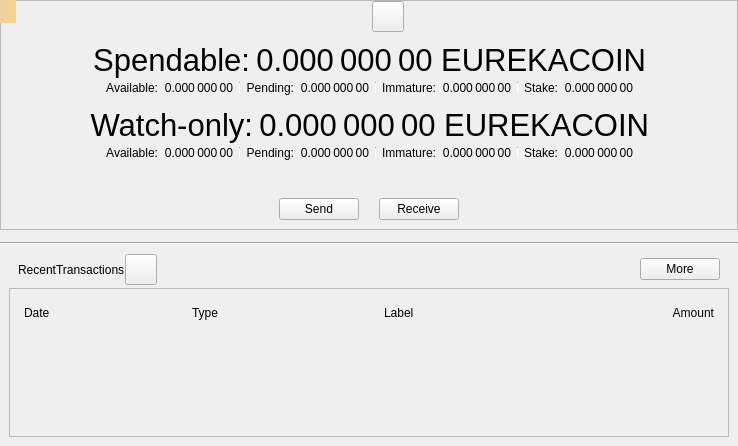
<?xml version="1.0" encoding="UTF-8"?>
<ui version="4.0">
 <class>OverviewPage</class>
 <widget class="QWidget" name="OverviewPage">
  <property name="geometry">
   <rect>
    <x>0</x>
    <y>0</y>
    <width>738</width>
    <height>446</height>
   </rect>
  </property>
  <property name="windowTitle">
   <string>Form</string>
  </property>
  <layout class="QVBoxLayout" name="verticalLayout_6">
   <property name="spacing">
    <number>0</number>
   </property>
   <property name="leftMargin">
    <number>0</number>
   </property>
   <property name="topMargin">
    <number>0</number>
   </property>
   <property name="rightMargin">
    <number>0</number>
   </property>
   <property name="bottomMargin">
    <number>0</number>
   </property>
   <item>
    <widget class="QFrame" name="frameBalances">
     <property name="frameShape">
      <enum>QFrame::StyledPanel</enum>
     </property>
     <property name="frameShadow">
      <enum>QFrame::Raised</enum>
     </property>
     <layout class="QVBoxLayout" name="verticalLayout_5">
      <property name="spacing">
       <number>0</number>
      </property>
      <property name="leftMargin">
       <number>0</number>
      </property>
      <property name="topMargin">
       <number>0</number>
      </property>
      <property name="rightMargin">
       <number>0</number>
      </property>
      <property name="bottomMargin">
       <number>0</number>
      </property>
      <item>
       <widget class="QWidget" name="widgetStatus" native="true">
        <layout class="QHBoxLayout" name="horizontalLayout_16">
         <property name="leftMargin">
          <number>0</number>
         </property>
         <property name="topMargin">
          <number>0</number>
         </property>
         <property name="rightMargin">
          <number>0</number>
         </property>
         <property name="bottomMargin">
          <number>0</number>
         </property>
         <item>
          <spacer name="horizontalSpacer_6">
           <property name="orientation">
            <enum>Qt::Horizontal</enum>
           </property>
           <property name="sizeHint" stdset="0">
            <size>
             <width>0</width>
             <height>20</height>
            </size>
           </property>
          </spacer>
         </item>
         <item>
          <widget class="QLabel" name="labelLogo">
           <property name="sizePolicy">
            <sizepolicy hsizetype="Fixed" vsizetype="Fixed">
             <horstretch>0</horstretch>
             <verstretch>0</verstretch>
            </sizepolicy>
           </property>
           <property name="minimumSize">
            <size>
             <width>32</width>
             <height>32</height>
            </size>
           </property>
          </widget>
         </item>
         <item>
          <widget class="QToolButton" name="labelWalletStatus">
           <property name="enabled">
            <bool>true</bool>
           </property>
           <property name="toolTip">
            <string>The displayed information may be out of date. Your wallet automatically synchronizes with the Eurekacoin network after a connection is established, but this process has not completed yet.</string>
           </property>
           <property name="text">
            <string/>
           </property>
           <property name="icon">
            <iconset>
             <normaloff>:/icons/warning</normaloff>
             <disabledoff>:/icons/warning</disabledoff>:/icons/warning</iconset>
           </property>
           <property name="iconSize">
            <size>
             <width>24</width>
             <height>24</height>
            </size>
           </property>
           <property name="flat" stdset="0">
            <bool>false</bool>
           </property>
          </widget>
         </item>
         <item>
          <spacer name="horizontalSpacer_5">
           <property name="orientation">
            <enum>Qt::Horizontal</enum>
           </property>
           <property name="sizeHint" stdset="0">
            <size>
             <width>0</width>
             <height>20</height>
            </size>
           </property>
          </spacer>
         </item>
        </layout>
       </widget>
      </item>
      <item>
       <widget class="QWidget" name="widgetWallet" native="true">
        <layout class="QVBoxLayout" name="verticalLayout_2">
         <property name="spacing">
          <number>0</number>
         </property>
         <item>
          <widget class="QWidget" name="widgetTotal" native="true">
           <layout class="QHBoxLayout" name="horizontalLayout">
            <property name="leftMargin">
             <number>0</number>
            </property>
            <property name="topMargin">
             <number>0</number>
            </property>
            <property name="rightMargin">
             <number>0</number>
            </property>
            <property name="bottomMargin">
             <number>0</number>
            </property>
            <item>
             <spacer name="horizontalSpacer_7">
              <property name="orientation">
               <enum>Qt::Horizontal</enum>
              </property>
              <property name="sizeHint" stdset="0">
               <size>
                <width>0</width>
                <height>20</height>
               </size>
              </property>
             </spacer>
            </item>
            <item>
             <widget class="QLabel" name="labelSpendable">
              <property name="font">
               <font>
                <pointsize>23</pointsize>
               </font>
              </property>
              <property name="text">
               <string>Spendable:</string>
              </property>
              <property name="alignment">
               <set>Qt::AlignRight|Qt::AlignTrailing|Qt::AlignVCenter</set>
              </property>
             </widget>
            </item>
            <item>
             <widget class="QLabel" name="labelTotal">
              <property name="font">
               <font>
                <pointsize>23</pointsize>
               </font>
              </property>
              <property name="cursor">
               <cursorShape>IBeamCursor</cursorShape>
              </property>
              <property name="toolTip">
               <string>Your current total balance</string>
              </property>
              <property name="text">
               <string notr="true">0.000 000 00 EUREKACOIN</string>
              </property>
              <property name="alignment">
               <set>Qt::AlignRight|Qt::AlignTrailing|Qt::AlignVCenter</set>
              </property>
              <property name="textInteractionFlags">
               <set>Qt::LinksAccessibleByMouse|Qt::TextSelectableByMouse</set>
              </property>
             </widget>
            </item>
            <item>
             <spacer name="horizontalSpacer_8">
              <property name="orientation">
               <enum>Qt::Horizontal</enum>
              </property>
              <property name="sizeHint" stdset="0">
               <size>
                <width>0</width>
                <height>20</height>
               </size>
              </property>
             </spacer>
            </item>
           </layout>
          </widget>
         </item>
         <item>
          <layout class="QHBoxLayout" name="horizontalLayout_13">
           <property name="leftMargin">
            <number>0</number>
           </property>
           <property name="topMargin">
            <number>0</number>
           </property>
           <property name="rightMargin">
            <number>0</number>
           </property>
           <property name="bottomMargin">
            <number>0</number>
           </property>
           <item>
            <spacer name="horizontalSpacer_9">
             <property name="orientation">
              <enum>Qt::Horizontal</enum>
             </property>
             <property name="sizeHint" stdset="0">
              <size>
               <width>40</width>
               <height>20</height>
              </size>
             </property>
            </spacer>
           </item>
           <item>
            <widget class="QWidget" name="widgetBalance" native="true">
             <layout class="QHBoxLayout" name="horizontalLayout_2">
              <property name="leftMargin">
               <number>0</number>
              </property>
              <property name="topMargin">
               <number>0</number>
              </property>
              <property name="rightMargin">
               <number>0</number>
              </property>
              <property name="bottomMargin">
               <number>0</number>
              </property>
              <item>
               <widget class="QLabel" name="labelBalanceText">
                <property name="text">
                 <string>Available:</string>
                </property>
                <property name="alignment">
                 <set>Qt::AlignRight|Qt::AlignTrailing|Qt::AlignVCenter</set>
                </property>
               </widget>
              </item>
              <item>
               <widget class="QLabel" name="labelBalance">
                <property name="cursor">
                 <cursorShape>IBeamCursor</cursorShape>
                </property>
                <property name="toolTip">
                 <string>Your current spendable balance</string>
                </property>
                <property name="text">
                 <string notr="true">0.000 000 00</string>
                </property>
                <property name="alignment">
                 <set>Qt::AlignRight|Qt::AlignTrailing|Qt::AlignVCenter</set>
                </property>
                <property name="textInteractionFlags">
                 <set>Qt::LinksAccessibleByMouse|Qt::TextSelectableByMouse</set>
                </property>
               </widget>
              </item>
             </layout>
            </widget>
           </item>
           <item>
            <widget class="QWidget" name="widgetPending" native="true">
             <layout class="QHBoxLayout" name="horizontalLayout_3">
              <property name="leftMargin">
               <number>6</number>
              </property>
              <property name="topMargin">
               <number>0</number>
              </property>
              <property name="rightMargin">
               <number>0</number>
              </property>
              <property name="bottomMargin">
               <number>0</number>
              </property>
              <item>
               <widget class="Line" name="vLine">
                <property name="maximumSize">
                 <size>
                  <width>1</width>
                  <height>12</height>
                 </size>
                </property>
                <property name="orientation">
                 <enum>Qt::Vertical</enum>
                </property>
               </widget>
              </item>
              <item>
               <widget class="QLabel" name="labelPendingText">
                <property name="text">
                 <string>Pending:</string>
                </property>
                <property name="alignment">
                 <set>Qt::AlignRight|Qt::AlignTrailing|Qt::AlignVCenter</set>
                </property>
               </widget>
              </item>
              <item>
               <widget class="QLabel" name="labelUnconfirmed">
                <property name="cursor">
                 <cursorShape>IBeamCursor</cursorShape>
                </property>
                <property name="toolTip">
                 <string>Total of transactions that have yet to be confirmed, and do not yet count toward the spendable balance</string>
                </property>
                <property name="text">
                 <string notr="true">0.000 000 00</string>
                </property>
                <property name="alignment">
                 <set>Qt::AlignRight|Qt::AlignTrailing|Qt::AlignVCenter</set>
                </property>
                <property name="textInteractionFlags">
                 <set>Qt::LinksAccessibleByMouse|Qt::TextSelectableByMouse</set>
                </property>
               </widget>
              </item>
             </layout>
            </widget>
           </item>
           <item>
            <widget class="QWidget" name="widgetImmature" native="true">
             <layout class="QHBoxLayout" name="horizontalLayout_4">
              <property name="leftMargin">
               <number>6</number>
              </property>
              <property name="topMargin">
               <number>0</number>
              </property>
              <property name="rightMargin">
               <number>0</number>
              </property>
              <property name="bottomMargin">
               <number>0</number>
              </property>
              <item>
               <widget class="Line" name="vLine_2">
                <property name="maximumSize">
                 <size>
                  <width>1</width>
                  <height>12</height>
                 </size>
                </property>
                <property name="orientation">
                 <enum>Qt::Vertical</enum>
                </property>
               </widget>
              </item>
              <item>
               <widget class="QLabel" name="labelImmatureText">
                <property name="text">
                 <string>Immature:</string>
                </property>
                <property name="alignment">
                 <set>Qt::AlignRight|Qt::AlignTrailing|Qt::AlignVCenter</set>
                </property>
               </widget>
              </item>
              <item>
               <widget class="QLabel" name="labelImmature">
                <property name="cursor">
                 <cursorShape>IBeamCursor</cursorShape>
                </property>
                <property name="toolTip">
                 <string>Mined balance that has not yet matured</string>
                </property>
                <property name="text">
                 <string notr="true">0.000 000 00</string>
                </property>
                <property name="alignment">
                 <set>Qt::AlignRight|Qt::AlignTrailing|Qt::AlignVCenter</set>
                </property>
                <property name="textInteractionFlags">
                 <set>Qt::LinksAccessibleByMouse|Qt::TextSelectableByMouse</set>
                </property>
               </widget>
              </item>
             </layout>
            </widget>
           </item>
           <item>
            <widget class="QWidget" name="widgetStake" native="true">
             <layout class="QHBoxLayout" name="horizontalLayout_7">
              <property name="leftMargin">
               <number>6</number>
              </property>
              <property name="topMargin">
               <number>0</number>
              </property>
              <property name="rightMargin">
               <number>0</number>
              </property>
              <property name="bottomMargin">
               <number>0</number>
              </property>
              <item>
               <widget class="Line" name="vLine_3">
                <property name="maximumSize">
                 <size>
                  <width>1</width>
                  <height>12</height>
                 </size>
                </property>
                <property name="orientation">
                 <enum>Qt::Vertical</enum>
                </property>
               </widget>
              </item>
              <item>
               <widget class="QLabel" name="labelStakeText">
                <property name="text">
                 <string>Stake:</string>
                </property>
                <property name="alignment">
                 <set>Qt::AlignRight|Qt::AlignTrailing|Qt::AlignVCenter</set>
                </property>
               </widget>
              </item>
              <item>
               <widget class="QLabel" name="labelStake">
                <property name="text">
                 <string>0.000 000 00</string>
                </property>
                <property name="alignment">
                 <set>Qt::AlignRight|Qt::AlignTrailing|Qt::AlignVCenter</set>
                </property>
                <property name="textInteractionFlags">
                 <set>Qt::LinksAccessibleByMouse|Qt::TextSelectableByMouse</set>
                </property>
               </widget>
              </item>
             </layout>
            </widget>
           </item>
           <item>
            <spacer name="horizontalSpacer_10">
             <property name="orientation">
              <enum>Qt::Horizontal</enum>
             </property>
             <property name="sizeHint" stdset="0">
              <size>
               <width>40</width>
               <height>20</height>
              </size>
             </property>
            </spacer>
           </item>
          </layout>
         </item>
        </layout>
       </widget>
      </item>
      <item>
       <widget class="QWidget" name="widgetWatch" native="true">
        <layout class="QVBoxLayout" name="verticalLayout_4">
         <property name="spacing">
          <number>0</number>
         </property>
         <property name="topMargin">
          <number>0</number>
         </property>
         <property name="bottomMargin">
          <number>0</number>
         </property>
         <item>
          <widget class="QWidget" name="widgetWatchTotal" native="true">
           <layout class="QHBoxLayout" name="horizontalLayout_8">
            <property name="leftMargin">
             <number>0</number>
            </property>
            <property name="topMargin">
             <number>0</number>
            </property>
            <property name="rightMargin">
             <number>0</number>
            </property>
            <property name="bottomMargin">
             <number>0</number>
            </property>
            <item>
             <spacer name="horizontalSpacer_11">
              <property name="orientation">
               <enum>Qt::Horizontal</enum>
              </property>
              <property name="sizeHint" stdset="0">
               <size>
                <width>0</width>
                <height>20</height>
               </size>
              </property>
             </spacer>
            </item>
            <item>
             <widget class="QLabel" name="labelWatchonly">
              <property name="font">
               <font>
                <pointsize>23</pointsize>
               </font>
              </property>
              <property name="text">
               <string>Watch-only:</string>
              </property>
              <property name="alignment">
               <set>Qt::AlignRight|Qt::AlignTrailing|Qt::AlignVCenter</set>
              </property>
             </widget>
            </item>
            <item>
             <widget class="QLabel" name="labelWatchTotal">
              <property name="font">
               <font>
                <pointsize>23</pointsize>
               </font>
              </property>
              <property name="cursor">
               <cursorShape>IBeamCursor</cursorShape>
              </property>
              <property name="toolTip">
               <string>Current total balance in watch-only addresses</string>
              </property>
              <property name="text">
               <string notr="true">0.000 000 00 EUREKACOIN</string>
              </property>
              <property name="alignment">
               <set>Qt::AlignRight|Qt::AlignTrailing|Qt::AlignVCenter</set>
              </property>
              <property name="textInteractionFlags">
               <set>Qt::LinksAccessibleByMouse|Qt::TextSelectableByMouse</set>
              </property>
             </widget>
            </item>
            <item>
             <spacer name="horizontalSpacer_12">
              <property name="orientation">
               <enum>Qt::Horizontal</enum>
              </property>
              <property name="sizeHint" stdset="0">
               <size>
                <width>0</width>
                <height>20</height>
               </size>
              </property>
             </spacer>
            </item>
           </layout>
          </widget>
         </item>
         <item>
          <layout class="QHBoxLayout" name="horizontalLayout_14">
           <property name="leftMargin">
            <number>0</number>
           </property>
           <property name="rightMargin">
            <number>0</number>
           </property>
           <item>
            <spacer name="horizontalSpacer_13">
             <property name="orientation">
              <enum>Qt::Horizontal</enum>
             </property>
             <property name="sizeHint" stdset="0">
              <size>
               <width>0</width>
               <height>20</height>
              </size>
             </property>
            </spacer>
           </item>
           <item>
            <widget class="QWidget" name="widgetWatchAvailable" native="true">
             <layout class="QHBoxLayout" name="horizontalLayout_9">
              <property name="leftMargin">
               <number>0</number>
              </property>
              <property name="topMargin">
               <number>0</number>
              </property>
              <property name="rightMargin">
               <number>0</number>
              </property>
              <property name="bottomMargin">
               <number>0</number>
              </property>
              <item>
               <widget class="QLabel" name="labelWatchAvailableText">
                <property name="text">
                 <string>Available:</string>
                </property>
                <property name="alignment">
                 <set>Qt::AlignRight|Qt::AlignTrailing|Qt::AlignVCenter</set>
                </property>
               </widget>
              </item>
              <item>
               <widget class="QLabel" name="labelWatchAvailable">
                <property name="cursor">
                 <cursorShape>IBeamCursor</cursorShape>
                </property>
                <property name="toolTip">
                 <string>Your current balance in watch-only addresses</string>
                </property>
                <property name="text">
                 <string notr="true">0.000 000 00</string>
                </property>
                <property name="alignment">
                 <set>Qt::AlignRight|Qt::AlignTrailing|Qt::AlignVCenter</set>
                </property>
                <property name="textInteractionFlags">
                 <set>Qt::LinksAccessibleByMouse|Qt::TextSelectableByMouse</set>
                </property>
               </widget>
              </item>
             </layout>
            </widget>
           </item>
           <item>
            <widget class="QWidget" name="widgetWatchPending" native="true">
             <layout class="QHBoxLayout" name="horizontalLayout_10">
              <property name="leftMargin">
               <number>6</number>
              </property>
              <property name="topMargin">
               <number>0</number>
              </property>
              <property name="rightMargin">
               <number>0</number>
              </property>
              <property name="bottomMargin">
               <number>0</number>
              </property>
              <item>
               <widget class="Line" name="vLine_4">
                <property name="maximumSize">
                 <size>
                  <width>1</width>
                  <height>12</height>
                 </size>
                </property>
                <property name="orientation">
                 <enum>Qt::Vertical</enum>
                </property>
               </widget>
              </item>
              <item>
               <widget class="QLabel" name="labelWatchPendingText">
                <property name="text">
                 <string>Pending:</string>
                </property>
                <property name="alignment">
                 <set>Qt::AlignRight|Qt::AlignTrailing|Qt::AlignVCenter</set>
                </property>
               </widget>
              </item>
              <item>
               <widget class="QLabel" name="labelWatchPending">
                <property name="cursor">
                 <cursorShape>IBeamCursor</cursorShape>
                </property>
                <property name="toolTip">
                 <string>Unconfirmed transactions to watch-only addresses</string>
                </property>
                <property name="text">
                 <string notr="true">0.000 000 00</string>
                </property>
                <property name="alignment">
                 <set>Qt::AlignRight|Qt::AlignTrailing|Qt::AlignVCenter</set>
                </property>
                <property name="textInteractionFlags">
                 <set>Qt::LinksAccessibleByMouse|Qt::TextSelectableByMouse</set>
                </property>
               </widget>
              </item>
             </layout>
            </widget>
           </item>
           <item>
            <widget class="QWidget" name="widgetWatchImmature" native="true">
             <layout class="QHBoxLayout" name="horizontalLayout_11">
              <property name="leftMargin">
               <number>6</number>
              </property>
              <property name="topMargin">
               <number>0</number>
              </property>
              <property name="rightMargin">
               <number>0</number>
              </property>
              <property name="bottomMargin">
               <number>0</number>
              </property>
              <item>
               <widget class="Line" name="vLine_5">
                <property name="maximumSize">
                 <size>
                  <width>1</width>
                  <height>12</height>
                 </size>
                </property>
                <property name="orientation">
                 <enum>Qt::Vertical</enum>
                </property>
               </widget>
              </item>
              <item>
               <widget class="QLabel" name="labelWatchImmatureText">
                <property name="text">
                 <string>Immature:</string>
                </property>
                <property name="alignment">
                 <set>Qt::AlignRight|Qt::AlignTrailing|Qt::AlignVCenter</set>
                </property>
               </widget>
              </item>
              <item>
               <widget class="QLabel" name="labelWatchImmature">
                <property name="cursor">
                 <cursorShape>IBeamCursor</cursorShape>
                </property>
                <property name="toolTip">
                 <string>Mined balance in watch-only addresses that has not yet matured</string>
                </property>
                <property name="text">
                 <string notr="true">0.000 000 00</string>
                </property>
                <property name="alignment">
                 <set>Qt::AlignRight|Qt::AlignTrailing|Qt::AlignVCenter</set>
                </property>
                <property name="textInteractionFlags">
                 <set>Qt::LinksAccessibleByMouse|Qt::TextSelectableByMouse</set>
                </property>
               </widget>
              </item>
             </layout>
            </widget>
           </item>
           <item>
            <widget class="QWidget" name="widgetWatchStake" native="true">
             <layout class="QHBoxLayout" name="horizontalLayout_12">
              <property name="leftMargin">
               <number>6</number>
              </property>
              <property name="topMargin">
               <number>0</number>
              </property>
              <property name="rightMargin">
               <number>0</number>
              </property>
              <property name="bottomMargin">
               <number>0</number>
              </property>
              <item>
               <widget class="Line" name="vLine_6">
                <property name="maximumSize">
                 <size>
                  <width>1</width>
                  <height>12</height>
                 </size>
                </property>
                <property name="orientation">
                 <enum>Qt::Vertical</enum>
                </property>
               </widget>
              </item>
              <item>
               <widget class="QLabel" name="labelWatchStakeText">
                <property name="text">
                 <string>Stake:</string>
                </property>
                <property name="alignment">
                 <set>Qt::AlignRight|Qt::AlignTrailing|Qt::AlignVCenter</set>
                </property>
               </widget>
              </item>
              <item>
               <widget class="QLabel" name="labelWatchStake">
                <property name="text">
                 <string>0.000 000 00</string>
                </property>
                <property name="alignment">
                 <set>Qt::AlignRight|Qt::AlignTrailing|Qt::AlignVCenter</set>
                </property>
                <property name="textInteractionFlags">
                 <set>Qt::LinksAccessibleByMouse|Qt::TextSelectableByMouse</set>
                </property>
               </widget>
              </item>
             </layout>
            </widget>
           </item>
           <item>
            <spacer name="horizontalSpacer_14">
             <property name="orientation">
              <enum>Qt::Horizontal</enum>
             </property>
             <property name="sizeHint" stdset="0">
              <size>
               <width>0</width>
               <height>20</height>
              </size>
             </property>
            </spacer>
           </item>
          </layout>
         </item>
        </layout>
       </widget>
      </item>
      <item>
       <widget class="QWidget" name="widgetTransaction" native="true">
        <layout class="QHBoxLayout" name="horizontalLayout_15">
         <property name="spacing">
          <number>20</number>
         </property>
         <property name="topMargin">
          <number>35</number>
         </property>
         <item>
          <spacer name="horizontalSpacer_15">
           <property name="orientation">
            <enum>Qt::Horizontal</enum>
           </property>
           <property name="sizeHint" stdset="0">
            <size>
             <width>0</width>
             <height>20</height>
            </size>
           </property>
          </spacer>
         </item>
         <item>
          <widget class="EurekacoinPushButton" name="buttonSend">
           <property name="text">
            <string>Send</string>
           </property>
          </widget>
         </item>
         <item>
          <widget class="EurekacoinPushButton" name="buttonReceive">
           <property name="text">
            <string>Receive</string>
           </property>
          </widget>
         </item>
         <item>
          <spacer name="horizontalSpacer_16">
           <property name="orientation">
            <enum>Qt::Horizontal</enum>
           </property>
           <property name="sizeHint" stdset="0">
            <size>
             <width>0</width>
             <height>20</height>
            </size>
           </property>
          </spacer>
         </item>
        </layout>
       </widget>
      </item>
     </layout>
    </widget>
   </item>
   <item>
    <spacer name="verticalSpacer_5">
     <property name="orientation">
      <enum>Qt::Vertical</enum>
     </property>
     <property name="sizeType">
      <enum>QSizePolicy::Fixed</enum>
     </property>
     <property name="sizeHint" stdset="0">
      <size>
       <width>20</width>
       <height>12</height>
      </size>
     </property>
    </spacer>
   </item>
   <item>
    <widget class="Line" name="hLine">
     <property name="orientation">
      <enum>Qt::Horizontal</enum>
     </property>
    </widget>
   </item>
   <item>
    <spacer name="verticalSpacer_4">
     <property name="orientation">
      <enum>Qt::Vertical</enum>
     </property>
     <property name="sizeType">
      <enum>QSizePolicy::Fixed</enum>
     </property>
     <property name="sizeHint" stdset="0">
      <size>
       <width>20</width>
       <height>0</height>
      </size>
     </property>
    </spacer>
   </item>
   <item>
    <widget class="QWidget" name="widgetRecent" native="true">
     <layout class="QVBoxLayout" name="verticalLayout">
      <property name="spacing">
       <number>0</number>
      </property>
      <item>
       <layout class="QHBoxLayout" name="horizontalLayout_6">
        <property name="leftMargin">
         <number>9</number>
        </property>
        <property name="rightMargin">
         <number>9</number>
        </property>
        <property name="bottomMargin">
         <number>3</number>
        </property>
        <item>
         <widget class="QLabel" name="labelRecentTransactions">
          <property name="text">
           <string>RecentTransactions</string>
          </property>
         </widget>
        </item>
        <item>
         <widget class="QToolButton" name="labelTransactionsStatus">
          <property name="enabled">
           <bool>true</bool>
          </property>
          <property name="toolTip">
           <string>The displayed information may be out of date. Your wallet automatically synchronizes with the Eurekacoin network after a connection is established, but this process has not completed yet.</string>
          </property>
          <property name="text">
           <string/>
          </property>
          <property name="icon">
           <iconset>
            <normaloff>:/icons/warning</normaloff>
            <disabledoff>:/icons/warning</disabledoff>:/icons/warning</iconset>
          </property>
          <property name="iconSize">
           <size>
            <width>24</width>
            <height>24</height>
           </size>
          </property>
          <property name="flat" stdset="0">
           <bool>false</bool>
          </property>
         </widget>
        </item>
        <item>
         <spacer name="horizontalSpacer_3">
          <property name="orientation">
           <enum>Qt::Horizontal</enum>
          </property>
          <property name="sizeHint" stdset="0">
           <size>
            <width>0</width>
            <height>20</height>
           </size>
          </property>
         </spacer>
        </item>
        <item>
         <widget class="QPushButton" name="showMoreButton">
          <property name="text">
           <string>More</string>
          </property>
         </widget>
        </item>
       </layout>
      </item>
      <item>
       <layout class="QVBoxLayout" name="verticalLayout_3">
        <item>
         <widget class="QFrame" name="frameRecentTransactions">
          <property name="frameShape">
           <enum>QFrame::StyledPanel</enum>
          </property>
          <property name="frameShadow">
           <enum>QFrame::Raised</enum>
          </property>
          <layout class="QVBoxLayout" name="verticalLayout_8">
           <item>
            <widget class="QWidget" name="widget_header" native="true">
             <layout class="QHBoxLayout" name="horizontalLayout_5">
              <property name="spacing">
               <number>5</number>
              </property>
              <property name="leftMargin">
               <number>5</number>
              </property>
              <property name="topMargin">
               <number>5</number>
              </property>
              <property name="rightMargin">
               <number>5</number>
              </property>
              <property name="bottomMargin">
               <number>5</number>
              </property>
              <item>
               <widget class="QLabel" name="labelDate">
                <property name="text">
                 <string>Date</string>
                </property>
               </widget>
              </item>
              <item>
               <widget class="QLabel" name="labelType">
                <property name="text">
                 <string>Type</string>
                </property>
               </widget>
              </item>
              <item>
               <spacer name="horizontalSpacer_2">
                <property name="orientation">
                 <enum>Qt::Horizontal</enum>
                </property>
                <property name="sizeType">
                 <enum>QSizePolicy::Fixed</enum>
                </property>
                <property name="sizeHint" stdset="0">
                 <size>
                  <width>25</width>
                  <height>20</height>
                 </size>
                </property>
               </spacer>
              </item>
              <item>
               <widget class="QLabel" name="labelAddress">
                <property name="text">
                 <string>Label</string>
                </property>
               </widget>
              </item>
              <item>
               <widget class="QLabel" name="labelAmount">
                <property name="text">
                 <string>Amount</string>
                </property>
                <property name="alignment">
                 <set>Qt::AlignRight|Qt::AlignTrailing|Qt::AlignVCenter</set>
                </property>
               </widget>
              </item>
             </layout>
            </widget>
           </item>
           <item>
            <widget class="QListView" name="listTransactions">
             <property name="styleSheet">
              <string notr="true">QListView { background: transparent; }</string>
             </property>
             <property name="frameShape">
              <enum>QFrame::NoFrame</enum>
             </property>
             <property name="verticalScrollBarPolicy">
              <enum>Qt::ScrollBarAlwaysOff</enum>
             </property>
             <property name="horizontalScrollBarPolicy">
              <enum>Qt::ScrollBarAlwaysOff</enum>
             </property>
            </widget>
           </item>
          </layout>
         </widget>
        </item>
       </layout>
      </item>
     </layout>
    </widget>
   </item>
  </layout>
  <widget class="QLabel" name="labelAlerts">
   <property name="geometry">
    <rect>
     <x>0</x>
     <y>0</y>
     <width>16</width>
     <height>23</height>
    </rect>
   </property>
   <property name="visible">
    <bool>false</bool>
   </property>
   <property name="styleSheet">
    <string notr="true">QLabel { background-color: qlineargradient(x1: 0, y1: 0, x2: 1, y2: 0, stop:0 #F0D0A0, stop:1 #F8D488); color:#000000; }</string>
   </property>
   <property name="wordWrap">
    <bool>true</bool>
   </property>
   <property name="margin">
    <number>3</number>
   </property>
   <property name="textInteractionFlags">
    <set>Qt::TextSelectableByMouse</set>
   </property>
  </widget>
 </widget>
 <customwidgets>
  <customwidget>
   <class>EurekacoinPushButton</class>
   <extends>QPushButton</extends>
   <header>qt/eurekacoinpushbutton.h</header>
  </customwidget>
 </customwidgets>
 <resources/>
 <connections/>
</ui>
